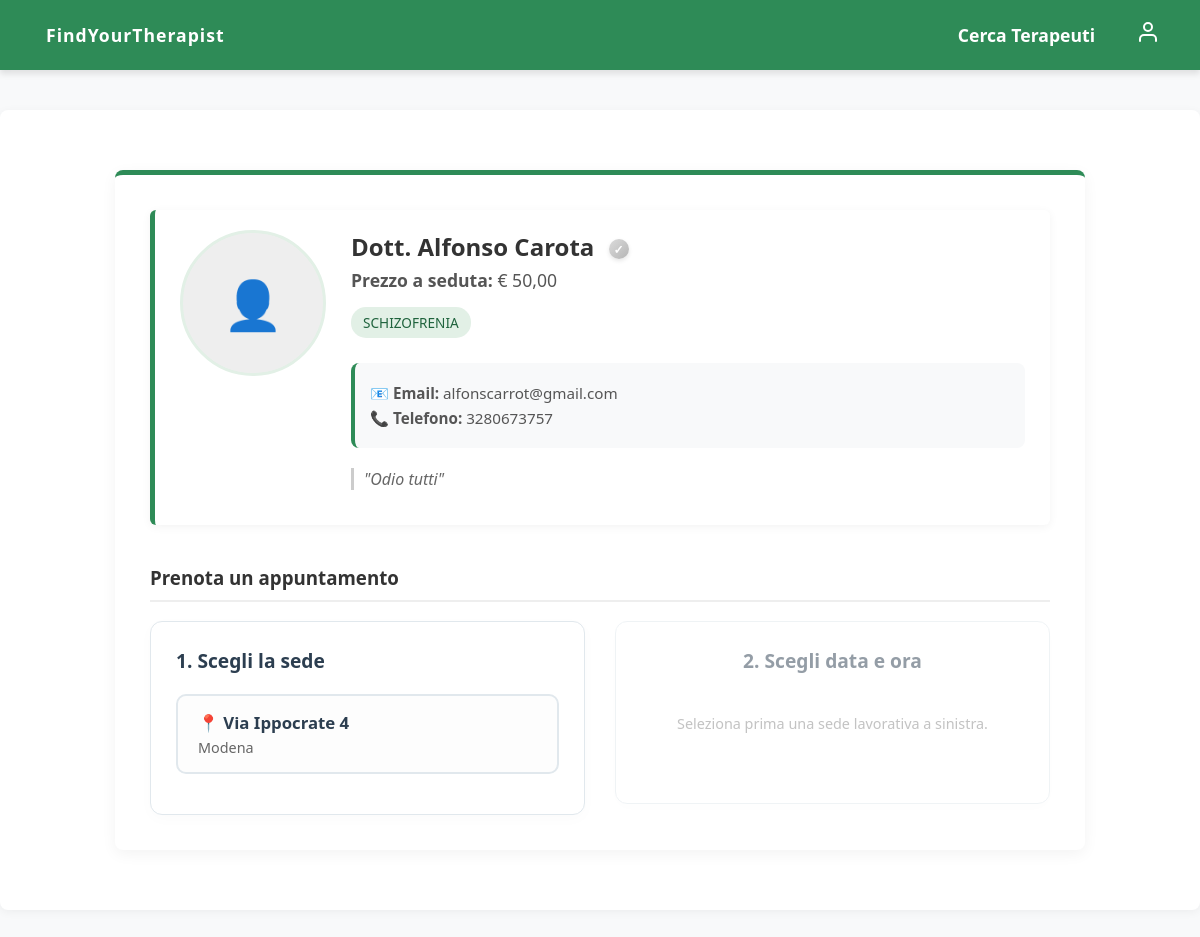
/prenotazioni/prenota/2/ (signed in), run on an earlier commit of the app's database.
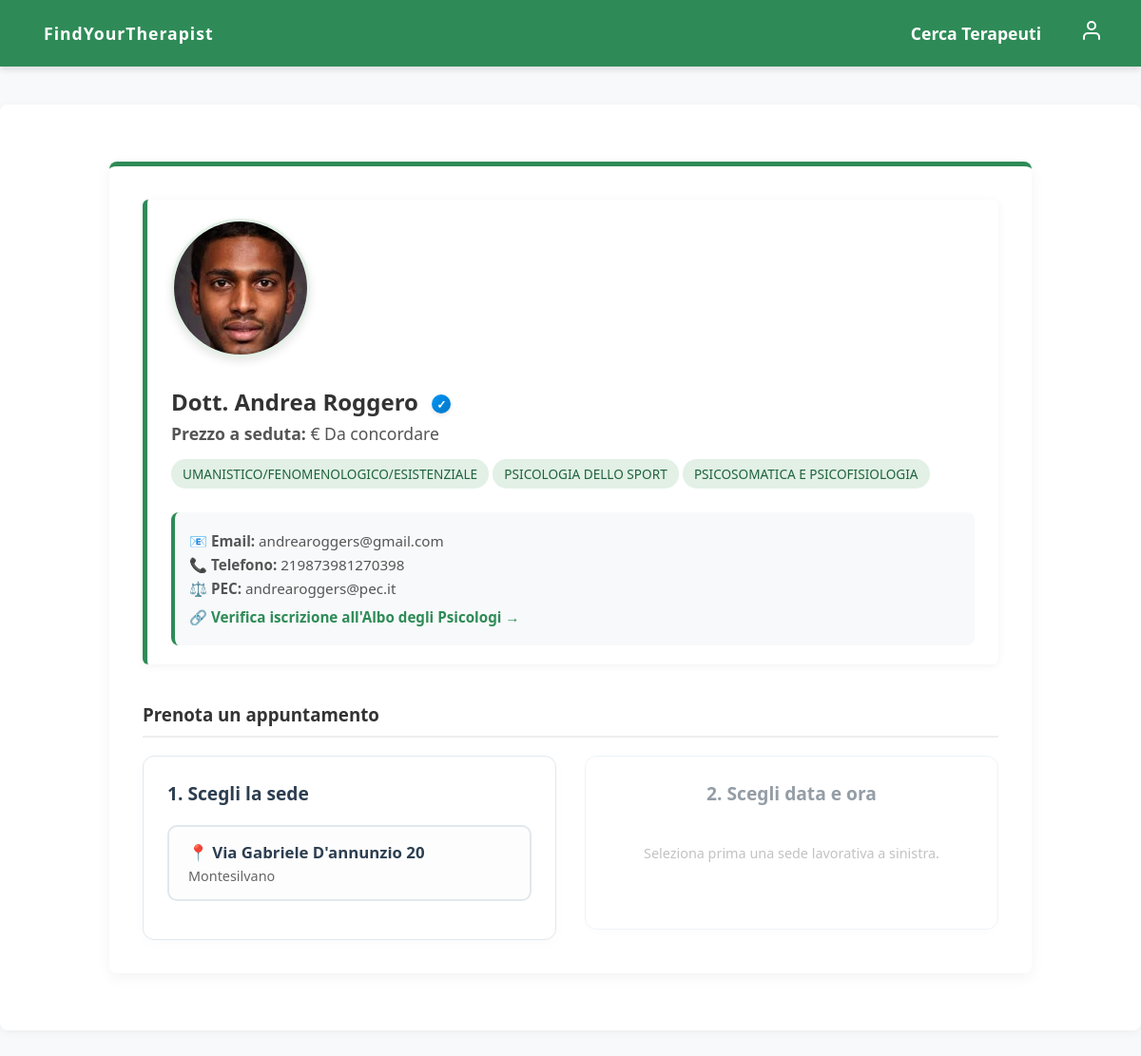
And on a later commit of the database.
### utenti/models.py (models this page shows, shortened)
class Terapeuta(models.Model):
    user = models.OneToOneField(User, on_delete=models.CASCADE)
    numero_telefono = models.CharField(max_length=15, blank=True, null=True)
    studi = models.ManyToManyField(Studio, related_name='terapeuti', blank=True)
    prezzo = models.DecimalField(max_digits=6, decimal_places=2, blank=True, null=True)
    descrizione = models.TextField(blank=True, null=True)
    specializzazioni = models.ManyToManyField(Specializzazione, related_name='terapeuti', blank=True)
    pec = models.EmailField(max_length=254, blank=True, null=True)  # PEC del terapeuta
    verified = models.BooleanField(default=False)  # Campo per indicare se il terapeuta è verificato
    link_ordine = models.URLField(max_length=200, blank=True, null=True)  # Link all'ordine degli psicologi
    foto_profilo = models.ImageField(upload_to='foto_profili/terapeuti/', blank=True, null=True)
    class Meta:
        verbose_name = "Terapeuta"
        verbose_name_plural = "Terapeuti"
        ordering = ['id']

class Specializzazione(models.Model):
    nome = models.CharField(max_length=100)
    class Meta:
        verbose_name = "Specializzazione"
        verbose_name_plural = "Specializzazioni"
        ordering = ['id']

class Studio(models.Model):
    indirizzo = models.CharField(max_length=200)
    citta = models.CharField(max_length=100)
    foto_studio = models.ImageField(upload_to='foto_studi/', blank=True, null=True)
    class Meta:
        verbose_name = "Studio"
        verbose_name_plural = "Studi"
        ordering = ['id']

### prenotazioni/views.py (the view)
# urls.py: path('prenota/<int:terapeuta_id>/', ProfiloPrenotaView.as_view(), name='profilo_prenota'),
class ProfiloPrenotaView(LoginRequiredMixin, View):
    def get(self, request, terapeuta_id):
        terapeuta = get_object_or_404(Terapeuta, id=terapeuta_id)
        studi = terapeuta.studi.all()
        giorni_attivi_per_studio = {}
        for studio in studi:
            turni = Disponibilita.objects.filter(terapeuta=terapeuta, studio=studio)
            giorni_js = [(turno.giorno + 1) % 7 for turno in turni]
            giorni_attivi_per_studio[studio.id] = list(set(giorni_js))
        context = {
            'terapeuta': terapeuta,
            'studi': studi,
            'mappa_giorni_json': giorni_attivi_per_studio
        }
        return render(request, 'prenotazioni/profilo_prenota.html', context)

### templates/prenotazioni/profilo_prenota.html (shortened to what this page needs)
{% extends 'base.html' %}
{% load static %}
{% block extra_css %}
    <link rel="stylesheet" href="{% static 'css/prenotazioni.css' %}?v=2">
    <link rel="stylesheet" href="https://cdn.jsdelivr.net/npm/flatpickr/dist/flatpickr.min.css">
{% endblock %}
{% block contenuto %}
<div class="prenotazioni-container" style="max-width: 900px;">
    <div class="terapeuta-card" style="display: flex; gap: 25px; align-items: flex-start; flex-wrap: wrap;">
        <div class="terapeuta-foto" style="flex-shrink: 0;">
            {% if terapeuta.foto_profilo %}
                <img src="{{ terapeuta.foto_profilo.url }}" alt="Foto Dott. {{ terapeuta.user.last_name }}" style="width: 140px; height: 140px; object-fit: cover; border-radius: 50%; box-shadow: 0 4px 10px rgba(0,0,0,0.1); border: 3px solid #e2f0e6;">
            {% else %}
                <div style="width: 140px; height: 140px; background: #eee; border-radius: 50%; display: flex; align-items: center; justify-content: center; font-size: 3em; color: #ccc; border: 3px solid #e2f0e6;">👤</div>
            {% endif %}
        </div>
        <div class="terapeuta-info" style="flex-grow: 1; min-width: 300px;">
            <h2 style="margin-top: 0; margin-bottom: 5px;">Dott. {{ terapeuta.user.first_name }} {{ terapeuta.user.last_name }}
            {% if terapeuta.verified %}
                <span class="spunta-badge spunta-blu" title="Medico Verificato">✓</span>
            {% else %}
                <span class="spunta-badge spunta-grigia" title="Profilo Non Verificato">✓</span>
            {% endif %}
            </h2>
            <p style="margin: 0 0 15px 0; color: #555; font-size: 1.1em;"><strong>Prezzo a seduta:</strong> € {{ terapeuta.prezzo|default:"Da concordare" }}</p>
            <div style="margin: 10px 0;">
                {% for spec in terapeuta.specializzazioni.all %}
                    <span class="badge" style="background-color: #e2f0e6; color: #1f633d; font-weight: normal; margin-bottom: 5px; display: inline-block;">
                        {{ spec.nome }}
                    </span>
                {% endfor %}
            </div>
            <div class="contatti-box" style="background: #f8f9fa; border-radius: 8px; padding: 15px; margin-top: 20px; border-left: 4px solid #2e8b57; font-size: 0.95em;">
                <p style="margin: 5px 0;">📧 <strong>Email:</strong> {{ terapeuta.user.email }}</p>
                {% if terapeuta.numero_telefono %}
                    <p style="margin: 5px 0;">📞 <strong>Telefono:</strong> {{ terapeuta.numero_telefono }}</p>
                {% endif %}
                {% if terapeuta.pec %}
                    <p style="margin: 5px 0;">⚖️ <strong>PEC:</strong> {{ terapeuta.pec }}</p>
                {% endif %}
                {% if terapeuta.link_ordine %}
                    <p style="margin: 5px 0; margin-top: 10px;">
                        🔗 <a href="{{ terapeuta.link_ordine }}" target="_blank" style="color: #2e8b57; font-weight: bold; text-decoration: none;">Verifica iscrizione all'Albo degli Psicologi &rarr;</a>
                    </p>
                {% endif %}
            </div>
            {% if terapeuta.descrizione %}
                <div class="bio-quote" style="margin-top: 20px;">"{{ terapeuta.descrizione }}"</div>
            {% endif %}
        </div>
    </div>
    <h3 style="color: #333; border-bottom: 2px solid #eee; padding-bottom: 10px; margin-top: 40px;">Prenota un appuntamento</h3>
    <div class="prenotazione-layout">
        <div class="selezione-studio">
            <h4 style="margin-top: 0; color: #2c3e50; font-size: 1.2em; margin-bottom: 20px;">1. Scegli la sede</h4>
            {% if studi %}
                <form id="form-prenotazione">
                    {% for studio in studi %}
                        <label class="studio-card-label">
                            <div class="studio-card-content">
                                <div class="studio-card-text">
                                    <span class="studio-indirizzo">📍 {{ studio.indirizzo }}</span>
                                    <span class="studio-citta">{{ studio.citta }}</span>
                                </div>
                            </div>
                        </label>
                    {% endfor %}
                </form>
            {% else %}
                <div style="background: #fff3cd; color: #856404; padding: 15px; border-radius: 6px; border: 1px solid #ffeeba;">
                    Questo terapeuta non ha sedi registrate al momento.
                </div>
            {% endif %}
        </div>
        <div class="calendario-container" id="box-calendario">
            <h4 style="margin-top: 0; color: #2c3e50; font-size: 1.2em;">2. Scegli data e ora</h4>
            <p id="avviso-calendario" style="color: #888; font-size: 0.9em; margin-bottom: 20px;">Seleziona prima una sede lavorativa a sinistra.</p>
        </div>
    </div>
</div>
{% endblock %}

### templates/base.html (shortened to what this page needs)
{% load static %}
<!DOCTYPE html>
<html lang="it">
<head>
    <link rel="stylesheet" href="{% static 'css/style.css' %}">
    {% block extra_css %}{% endblock %}
</head>
<body>
    <nav class="navbar">
        <a href="{% url 'home' %}" class="nav-logo">FindYourTherapist</a>
        <div class="nav-links">
            <a href="{% url 'utenti:vetrina' %}">Cerca Terapeuti</a>
            {% if user.is_authenticated %}
                <div class="nav-dropdown">
                    <button class="nav-dropbtn">
                        <svg xmlns="http://www.w3.org/2000/svg" width="24" height="24" viewBox="0 0 24 24" fill="none" stroke="currentColor" stroke-width="2" stroke-linecap="round" stroke-linejoin="round"><path d="M20 21v-2a4 4 0 0 0-4-4H8a4 4 0 0 0-4 4v2"></path><circle cx="12" cy="7" r="4"></circle></svg>
                    </button>
                </div>
            {% else %}
                <a href="{% url 'utenti:accedi' %}">Accedi / Registrati</a>
            {% endif %}
        </div>
    </nav>
    <main class="main-container">
        {% block contenuto %}
        {% endblock %}
    </main>
</body>
</html>

### static/css/style.css (style rules this page uses)
body { margin: 0; padding: 0; font-family: 'Segoe UI', Tahoma, Geneva, Verdana, sans-serif; background-color: #f8f9fa; color: #333; }
.navbar { background-color: #2e8b57; padding: 15px 30px; display: flex; justify-content: space-between; align-items: center; box-shadow: 0 4px 6px rgba(0,0,0,0.1); position: sticky; top: 0; z-index: 1000; }
.navbar a { color: white; text-decoration: none; font-weight: bold; font-size: 1.1em; padding: 8px 16px; border-radius: 5px; transition: background-color 0.3s ease; }
.nav-logo { font-size: 1.5em; letter-spacing: 1px; }
.nav-links { display: flex; gap: 15px; }
.main-container { max-width: 1200px; margin: 40px auto; padding: 20px; background-color: white; border-radius: 8px; box-shadow: 0 2px 10px rgba(0,0,0,0.05); min-height: 60vh; }
.nav-dropdown { position: relative; display: inline-block; }
.nav-dropbtn { background-color: transparent; color: white; border: none; cursor: pointer; padding: 5px 10px; display: flex; align-items: center; transition: transform 0.2s; }
.spunta-badge { display: inline-flex; align-items: center; justify-content: center; width: 20px; height: 20px; border-radius: 50%; font-size: 12px; color: white; margin-left: 8px; vertical-align: middle; cursor: help; box-shadow: 0 2px 4px rgba(0,0,0,0.1); }
.spunta-blu { background: linear-gradient(135deg, #0095f6, #0077c5); }

### static/css/prenotazioni.css (style rules this page uses)
.prenotazioni-container { max-width: 900px; margin: 40px auto; background: white; padding: 35px; border-radius: 8px; box-shadow: 0 4px 15px rgba(0,0,0,0.05); border-top: 5px solid #2e8b57; }
.badge { padding: 6px 12px; border-radius: 15px; font-size: 0.85em; font-weight: bold; text-transform: uppercase; }
.terapeuta-card { background: #fff; border-left: 5px solid #2e8b57; border-radius: 6px; padding: 20px 25px; box-shadow: 0 2px 10px rgba(0,0,0,0.05); margin-bottom: 30px; position: relative; }
.terapeuta-card h2 { margin: 0 0 10px 0; color: #333; }
.terapeuta-card p { margin: 5px 0; color: #555; }
.prenotazione-layout { display: flex; gap: 30px; flex-wrap: wrap; align-items: flex-start; }
.selezione-studio { flex: 1; min-width: 320px; background: #ffffff; padding: 25px; border-radius: 12px; border: 1px solid #e1e8ed; box-shadow: 0 4px 15px rgba(0,0,0,0.02); }
.studio-card-label { display: block; margin-bottom: 15px; cursor: pointer; }
.studio-card-content { display: flex; align-items: center; justify-content: space-between; background: #fdfdfd; border: 2px solid #e1e8ed; border-radius: 10px; padding: 15px 20px; transition: all 0.3s ease; }
.studio-card-text { display: flex; flex-direction: column; flex-grow: 1; }
.studio-indirizzo { font-weight: bold; color: #2c3e50; font-size: 1.05em; }
.studio-citta { color: #666; font-size: 0.9em; margin-top: 4px; }
.calendario-container { flex: 1; min-width: 320px; display: flex; flex-direction: column; align-items: center; background: #ffffff; padding: 25px; border-radius: 12px; border: 1px solid #e1e8ed; box-shadow: 0 4px 15px rgba(0,0,0,0.02); opacity: 0.5; pointer-events: none; transition: opacity 0.4s ease; }

What changed in the data, as far as the page shows it:
no longer on this page (row edited): Studio: indirizzo "Via Ippocrate 4", citta "Modena"
changed Terapeuta: foto_profilo: picture added; user.first_name "Alfonso" → "Andrea"; user.last_name "Carota" → "Roggero"; verified False → True (drawn); prezzo "50,00" → "Da concordare"; user.email "alfonscarrot@gmail.com" → "andrearoggers@gmail.com"; numero_telefono "3280673757" → "219873981270398"; pec (not shown) → "andrearoggers@pec.it"; descrizione "Odio tutti" → (not shown)
changed Specializzazione: nome "SCHIZOFRENIA" → "UMANISTICO/FENOMENOLOGICO/ESISTENZIALE"
added Specializzazione: nome "PSICOLOGIA DELLO SPORT"
added Specializzazione: nome "PSICOSOMATICA E PSICOFISIOLOGIA"
now on this page (row edited): Studio: indirizzo "Via Gabriele D'annunzio 20", citta "Montesilvano"
Also different on the page:
text now shown: "⚖️ PEC: 🔗 Verifica iscrizione all'Albo degli Psicologi →"
